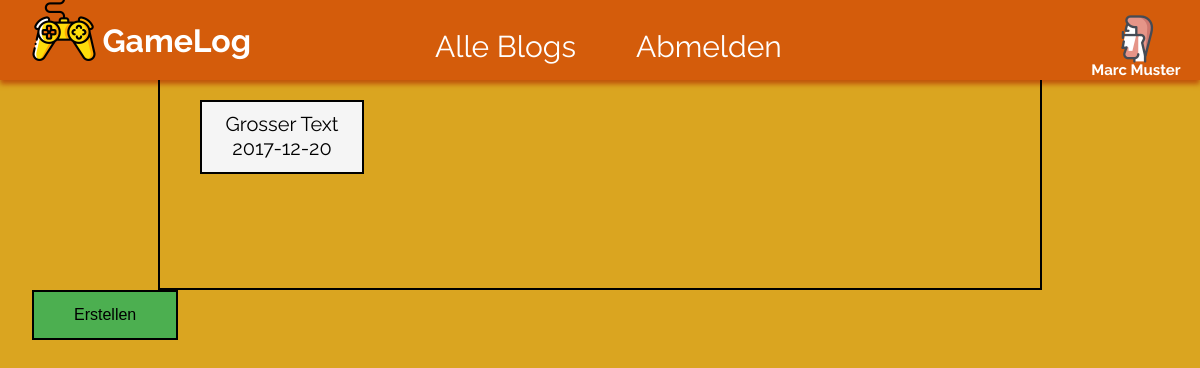
/index.php?function=profil (signed in), run on an earlier commit of the app's database.
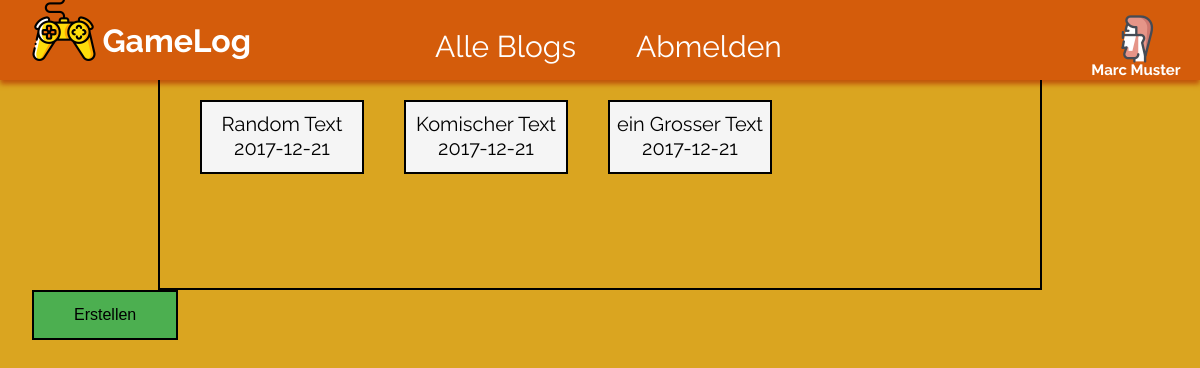
And on a later commit of the database.
### tables this page shows
CREATE TABLE "user" (
	`uid`	INTEGER PRIMARY KEY AUTOINCREMENT,
	`name`	TEXT,
	`email`	TEXT NOT NULL UNIQUE,
	`password`	TEXT NOT NULL,
	`role`	INTEGER NOT NULL
);

CREATE TABLE `entry` (
	`eid`	INTEGER PRIMARY KEY AUTOINCREMENT,
	`uid`	INTEGER NOT NULL,
	`tid`	INTEGER,
	`datetime`	INTEGER NOT NULL,
	`title`	TEXT NOT NULL,
	`content`	TEXT NOT NULL,
	`picture1`	TEXT,
	`picture2`	TEXT,
	`picture3`	TEXT,
	FOREIGN KEY(`uid`) REFERENCES `user`(`uid`),
	FOREIGN KEY(`tid`) REFERENCES `topic`(`tid`)
);

### include/functions_db.php (called while the page is built, shortened)
<?php
  function getUserName($uid) {
	$db = getValue('cfg_db');
	$result = $db->query("SELECT name, email FROM user WHERE uid=".$uid);
	if ($user = $result->fetchArray()) {
	  if (strlen($user[0]) > 0) return $user[0];
	  else return $user[1];
	} else return "";
  }
  function getEntries($uid) {
	$alle = [];
	$db = getValue('cfg_db');
	$entries = $db->query("SELECT eid, datetime, title, content, picture1, picture2, picture3 FROM entry WHERE uid=$uid ORDER BY eid DESC");
	while ($entry = $entries->fetchArray()) {
	  $alle[] = $entry;
	}
	return $alle;
  }
?>

### profil.php (the view, shortened to what this page needs)
<?php
$blogBeiträge = getEntries($_SESSION['userId']);
    echo "<div id='BlogAuswahl'>";
foreach($blogBeiträge as $blogBeitrag)
{
    $replace = str_replace(array("\r\n","\r","\n"),"<br/>", $blogBeitrag['content']);
    $date = date("Y-m-d H:i:s", $blogBeitrag['datetime']);
    $shortdate = date("Y-m-d", $blogBeitrag['datetime']);
    echo "<a href='index.php?function=profil&bid=".$blogId."&eid=".$blogBeitrag['eid']. "&title=BlogAuswählen' class='blogTitel'>".$blogBeitrag['title']."
    <br>".$shortdate."</a>";
}
echo "</div>";
     if(isset($_GET['eid']))
    {
        $eid= $_GET['eid'];
       if($eid != 0)
       {
        $blogbeiträge = getEntry($eid);
        $replace = str_replace(array("\r\n","\r","\n"),"<br>", $blogbeiträge['content']);
        $date = date("Y-m-d H:i:s", $blogbeiträge['datetime']);
       }
        if(!isset($_GET['modus'])){
            $_GET['modus'] = "";
        }
            switch ($_GET['modus'])
            {
                case 'edit':
                echo "<form action='#' method='post'><div id='überschrift'><p id='ÜÜ'>Überschrift</p><textarea required name='title' cols='35' rows='4' id='textTitle'>".$blogbeiträge['title']."</textarea></div>
                <div id='text'><p id='TextÜ'>Text</p><textarea required name='content' cols='35' rows='4' id='textContent'>".$replace."</textarea></div>
                <button type='submit'>Speichern</button>
                <button>Abbrechen</button>
                </form>";
                break;
                case 'delete':
                deleteEntry($eid);
                header("Location: {$_SERVER['PHP_SELF']}?function=profil");
                break;
                case '':
                     echo "<div id='blogTeil'>";
                echo "<div id='blogTitle'><p>".$blogbeiträge['title']."</p>
                <p id='blogDate'>".$date."</p></div>
                <p>".$replace."</p></div>";
                echo "<div id='editButtons'>
                <button id='edit'><a href='index.php?function=profil&modus=edit&eid=".$eid."'>Bearbeiten</a></button>
                <button id='delete'><a href='index.php?function=profil&modus=delete&eid=".$eid."'>Löschen</a></button>";
                $editshow = true;
                    break;
                case 'create':
                echo "<form action='#' method='post'><div id='überschrift'><p id='ÜÜ'>Überschrift</p><textarea value='Bitte ausfüllen' name='addtitle' cols='35' rows='4' id='textTitle'></textarea></div>
                <div id='text'><p id='TextÜ'>Text</p><textarea name='addcontent' cols='35' rows='4' id='textContent' value='Bitte ausfüllen'></textarea></div>
                <button type='submit'>Speichern</button>
                <button>Abbrechen</button>
                </form>";
                $editshow = false;
                break;
            }
    }
    else
    {
        echo "<button id='buttoncreate'><a id='createButton' href='index.php?function=profil&modus=create&eid=0'>Erstellen</a></button></div>";
    }
?>

### index.php (shortened to what this page needs)
<!DOCTYPE html>
<html lang="de">
<head>
    <link href="css/style.css" rel="stylesheet" type="text/css">
</head>
<body>
    <?php
  require_once("include/functions_db.php");
  if (isset($_GET['function'])) $function = $_GET['function'];
  else $function = "login";
  if (isset($_GET['bid'])) $blogId = $_GET['bid'];
  else $blogId = 0;
    if(isset($_SESSION['userId']) && $_SESSION['userId'] > 0)
    {
        $LoggedinUser = getUserName($_SESSION['userId']);
        echo "<div id='NavTop'>
            <img id='Logo' src='images/gamepad.png'>
            <h1 id='NavTitle'>GameLog</h1>
            <div id='Navbuttons'>
                <li> <a href='index.php?function=blogs&bid=$blogId' class='Buttons'>Alle Blogs</a></li>
                <li> <a href='{$_SERVER['PHP_SELF']}?logout=true' class='Buttons'>Abmelden</a></li>
            </div>
            <div id='Profil'>
            <a href='index.php?function=profil'>
            <img id='Profilfoto' src='images/Profilbild.png'>
            <h1 id='blogOwner'>".$LoggedinUser."</h1>
            </a></div>
        </div>";
    }
         require_once($function .".php")
        ?>
</body>
</html>

### css/style.css (style rules this page uses)
#NavTop { height: 5em; background-color: #D45C0B; width: 100%; box-shadow: 0px 4px 5px #BF530A; }
body { font-family: Raleway; margin: 0; background-color: goldenrod; }
#NavTitle { margin: 0; font-size: 2em; color: white; padding-top: 0.7em; width: 5em; margin-left: 3.2em; }
#Logo { height: 4em; margin-left: 2em; margin-top: -0.2em; float: left; width: 4em; }
#Navbuttons { margin-top: -1em; margin-right: auto; margin-left: auto; width: 15em; list-style: none; font-size: 30px; }
#Navbuttons li a { display: block; }
#Navbuttons li { float: left; }
.Buttons { text-decoration: none; color: white; float: left; margin-left: 2em; }
.blogTitel { text-decoration: none; font-size: 20px; color: black; border: 2px solid black; text-align: center; margin-top: 1em; display: block; width: 8em; height: 3em; margin-left: 1em; background-color: whitesmoke; padding-top: 0.5em; }
#BlogAuswahl { margin-right: auto; margin-left: auto; height: 13em; width: 55em; border-bottom: 2px solid black; border-left: 2px solid black; border-right: 2px solid black; }
#BlogAuswahl a { float: left; display: block; margin-left: 2em; }
#Profilfoto { margin: -1em; }
#Profil { text-align: center; float: right; height: 5em; width: 8em; }
#blogOwner { font-size: 15px; }
#Profil a { text-decoration: none; color: white; }
#createButton { text-decoration: none; color: black; }
#buttoncreate { background-color: white; color: black; border: 2px solid black; font-size: 16px; padding: 14px 40px; background-color: #4CAF50; margin-left: 2em; }

What changed in the data, as far as the page shows it:
removed entry: title "Grosser Text", datetime "2017-12-20"
added entry: title "Random Text", datetime "2017-12-21"
added entry: title "Komischer Text", datetime "2017-12-21"
added entry: title "ein Grosser Text", datetime "2017-12-21"
